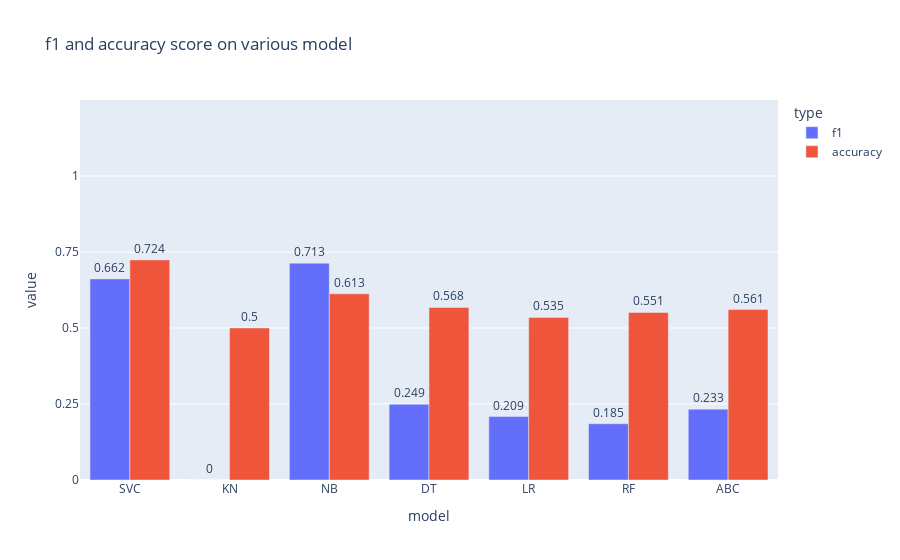
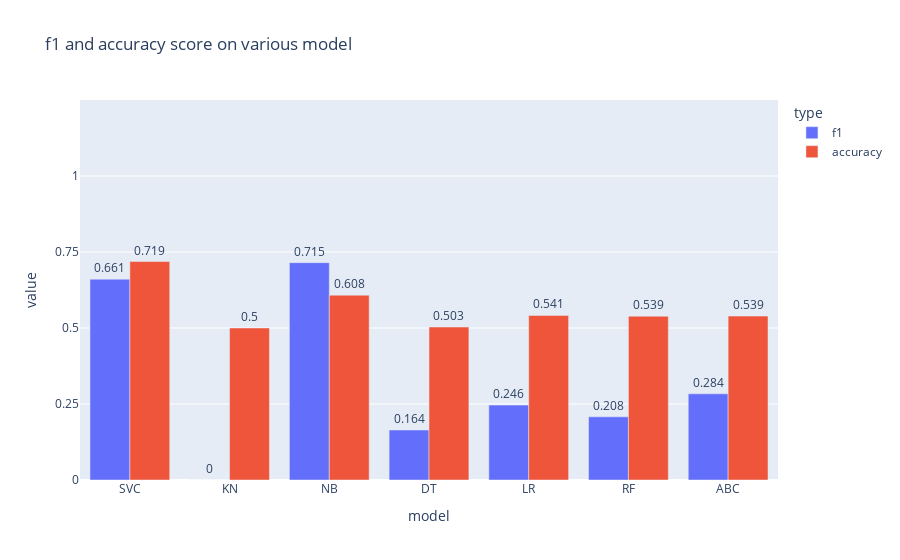
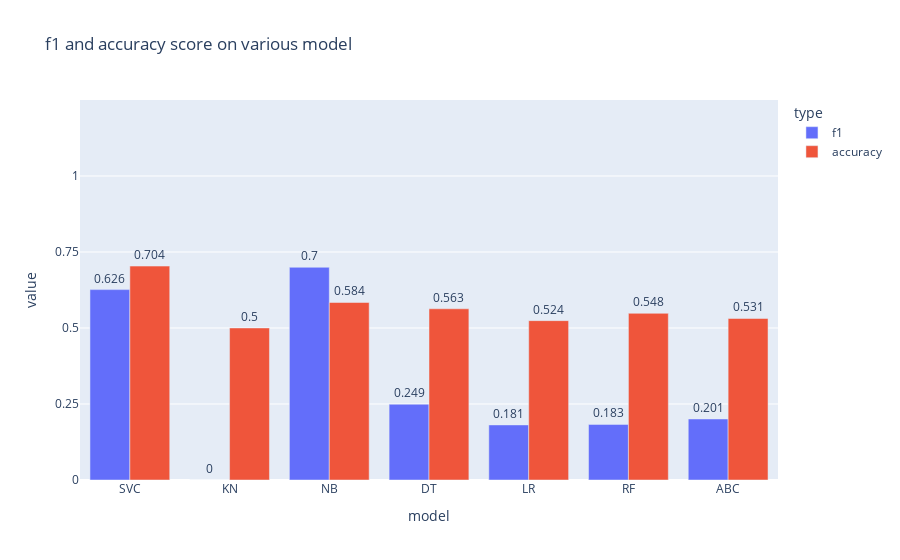
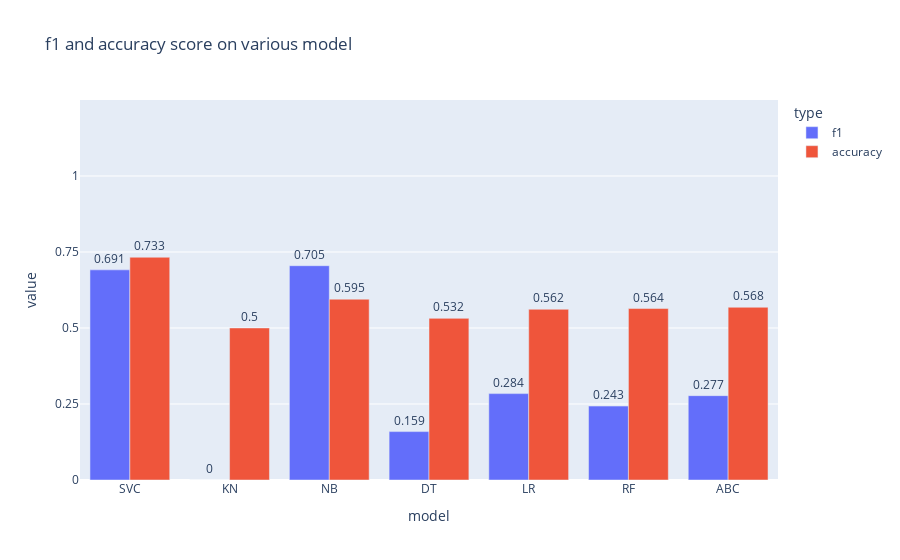

These figures' notebook cell, in order:
### Markdown cell above
Quite a few trial and errors on the number of features used were conducted and the results not shown here.  
The final test range between 4000 and 4200 is a result of that.

Also worth mention is that BoW significantly perform worse than Tf-idf, so their results are not also not shown

### Code cell
main('over', [4025, 4050, 4075, 4100, 4125, 4150,4175], df)

### Figure 1 — Plotly figure (JSON) as saved in the notebook; plotly's stock layout.template omitted (floating-point values rounded to 4 significant figures)
{"data": [{"alignmentgroup": "True", "cliponaxis": false, "hovertemplate": "type=f1<br>model=%{x}<br>value=%{y}<extra></extra>", "legendgroup": "f1", "marker": {"color": "#636efa", "pattern": {"shape": ""}}, "name": "f1", "offsetgroup": "f1", "orientation": "v", "showlegend": true, "textangle": 0, "textfont": {"size": 12}, "textposition": "outside", "texttemplate": "%{y:.3}", "type": "bar", "x": ["SVC", "KN", "NB", "DT", "LR", "RF", "ABC"], "xaxis": "x", "y": [0.6616, 0, 0.7133, 0.2491, 0.2086, 0.1851, 0.233], "yaxis": "y"}, {"alignmentgroup": "True", "cliponaxis": false, "hovertemplate": "type=accuracy<br>model=%{x}<br>value=%{y}<extra></extra>", "legendgroup": "accuracy", "marker": {"color": "#EF553B", "pattern": {"shape": ""}}, "name": "accuracy", "offsetgroup": "accuracy", "orientation": "v", "showlegend": true, "textangle": 0, "textfont": {"size": 12}, "textposition": "outside", "texttemplate": "%{y:.3}", "type": "bar", "x": ["SVC", "KN", "NB", "DT", "LR", "RF", "ABC"], "xaxis": "x", "y": [0.724, 0.5002, 0.6125, 0.5678, 0.5346, 0.5512, 0.5607], "yaxis": "y"}], "layout": {"barmode": "group", "legend": {"title": {"text": "type"}, "tracegroupgap": 0}, "title": {"text": "f1 and accuracy score on various model"}, "xaxis": {"anchor": "y", "domain": [0, 1], "title": {"text": "model"}}, "yaxis": {"anchor": "x", "domain": [0, 1], "range": [0, 1.25], "tickvals": [0, 0.25, 0.5, 0.75, 1], "title": {"text": "value"}}}}

### Figure 2 — Plotly figure (JSON) as saved in the notebook; plotly's stock layout.template omitted (floating-point values rounded to 4 significant figures)
{"data": [{"alignmentgroup": "True", "cliponaxis": false, "hovertemplate": "type=f1<br>model=%{x}<br>value=%{y}<extra></extra>", "legendgroup": "f1", "marker": {"color": "#636efa", "pattern": {"shape": ""}}, "name": "f1", "offsetgroup": "f1", "orientation": "v", "showlegend": true, "textangle": 0, "textfont": {"size": 12}, "textposition": "outside", "texttemplate": "%{y:.3}", "type": "bar", "x": ["SVC", "KN", "NB", "DT", "LR", "RF", "ABC"], "xaxis": "x", "y": [0.6607, 0, 0.7149, 0.1645, 0.2464, 0.2078, 0.2835], "yaxis": "y"}, {"alignmentgroup": "True", "cliponaxis": false, "hovertemplate": "type=accuracy<br>model=%{x}<br>value=%{y}<extra></extra>", "legendgroup": "accuracy", "marker": {"color": "#EF553B", "pattern": {"shape": ""}}, "name": "accuracy", "offsetgroup": "accuracy", "orientation": "v", "showlegend": true, "textangle": 0, "textfont": {"size": 12}, "textposition": "outside", "texttemplate": "%{y:.3}", "type": "bar", "x": ["SVC", "KN", "NB", "DT", "LR", "RF", "ABC"], "xaxis": "x", "y": [0.7186, 0.5002, 0.608, 0.5031, 0.5412, 0.5387, 0.5392], "yaxis": "y"}], "layout": {"barmode": "group", "legend": {"title": {"text": "type"}, "tracegroupgap": 0}, "title": {"text": "f1 and accuracy score on various model"}, "xaxis": {"anchor": "y", "domain": [0, 1], "title": {"text": "model"}}, "yaxis": {"anchor": "x", "domain": [0, 1], "range": [0, 1.25], "tickvals": [0, 0.25, 0.5, 0.75, 1], "title": {"text": "value"}}}}

### Figure 3 — Plotly figure (JSON) as saved in the notebook; plotly's stock layout.template omitted (floating-point values rounded to 4 significant figures)
{"data": [{"alignmentgroup": "True", "cliponaxis": false, "hovertemplate": "type=f1<br>model=%{x}<br>value=%{y}<extra></extra>", "legendgroup": "f1", "marker": {"color": "#636efa", "pattern": {"shape": ""}}, "name": "f1", "offsetgroup": "f1", "orientation": "v", "showlegend": true, "textangle": 0, "textfont": {"size": 12}, "textposition": "outside", "texttemplate": "%{y:.3}", "type": "bar", "x": ["SVC", "KN", "NB", "DT", "LR", "RF", "ABC"], "xaxis": "x", "y": [0.6262, 0, 0.6998, 0.2493, 0.1812, 0.1829, 0.2007], "yaxis": "y"}, {"alignmentgroup": "True", "cliponaxis": false, "hovertemplate": "type=accuracy<br>model=%{x}<br>value=%{y}<extra></extra>", "legendgroup": "accuracy", "marker": {"color": "#EF553B", "pattern": {"shape": ""}}, "name": "accuracy", "offsetgroup": "accuracy", "orientation": "v", "showlegend": true, "textangle": 0, "textfont": {"size": 12}, "textposition": "outside", "texttemplate": "%{y:.3}", "type": "bar", "x": ["SVC", "KN", "NB", "DT", "LR", "RF", "ABC"], "xaxis": "x", "y": [0.7037, 0.5002, 0.5839, 0.5632, 0.5242, 0.5483, 0.5313], "yaxis": "y"}], "layout": {"barmode": "group", "legend": {"title": {"text": "type"}, "tracegroupgap": 0}, "title": {"text": "f1 and accuracy score on various model"}, "xaxis": {"anchor": "y", "domain": [0, 1], "title": {"text": "model"}}, "yaxis": {"anchor": "x", "domain": [0, 1], "range": [0, 1.25], "tickvals": [0, 0.25, 0.5, 0.75, 1], "title": {"text": "value"}}}}

### Figure 4 — Plotly figure (JSON) as saved in the notebook; plotly's stock layout.template omitted (floating-point values rounded to 4 significant figures)
{"data": [{"alignmentgroup": "True", "cliponaxis": false, "hovertemplate": "type=f1<br>model=%{x}<br>value=%{y}<extra></extra>", "legendgroup": "f1", "marker": {"color": "#636efa", "pattern": {"shape": ""}}, "name": "f1", "offsetgroup": "f1", "orientation": "v", "showlegend": true, "textangle": 0, "textfont": {"size": 12}, "textposition": "outside", "texttemplate": "%{y:.3}", "type": "bar", "x": ["SVC", "KN", "NB", "DT", "LR", "RF", "ABC"], "xaxis": "x", "y": [0.6912, 0, 0.7049, 0.1592, 0.2842, 0.2432, 0.2774], "yaxis": "y"}, {"alignmentgroup": "True", "cliponaxis": false, "hovertemplate": "type=accuracy<br>model=%{x}<br>value=%{y}<extra></extra>", "legendgroup": "accuracy", "marker": {"color": "#EF553B", "pattern": {"shape": ""}}, "name": "accuracy", "offsetgroup": "accuracy", "orientation": "v", "showlegend": true, "textangle": 0, "textfont": {"size": 12}, "textposition": "outside", "texttemplate": "%{y:.3}", "type": "bar", "x": ["SVC", "KN", "NB", "DT", "LR", "RF", "ABC"], "xaxis": "x", "y": [0.7327, 0.5002, 0.5947, 0.5317, 0.5615, 0.564, 0.5682], "yaxis": "y"}], "layout": {"barmode": "group", "legend": {"title": {"text": "type"}, "tracegroupgap": 0}, "title": {"text": "f1 and accuracy score on various model"}, "xaxis": {"anchor": "y", "domain": [0, 1], "title": {"text": "model"}}, "yaxis": {"anchor": "x", "domain": [0, 1], "range": [0, 1.25], "tickvals": [0, 0.25, 0.5, 0.75, 1], "title": {"text": "value"}}}}
